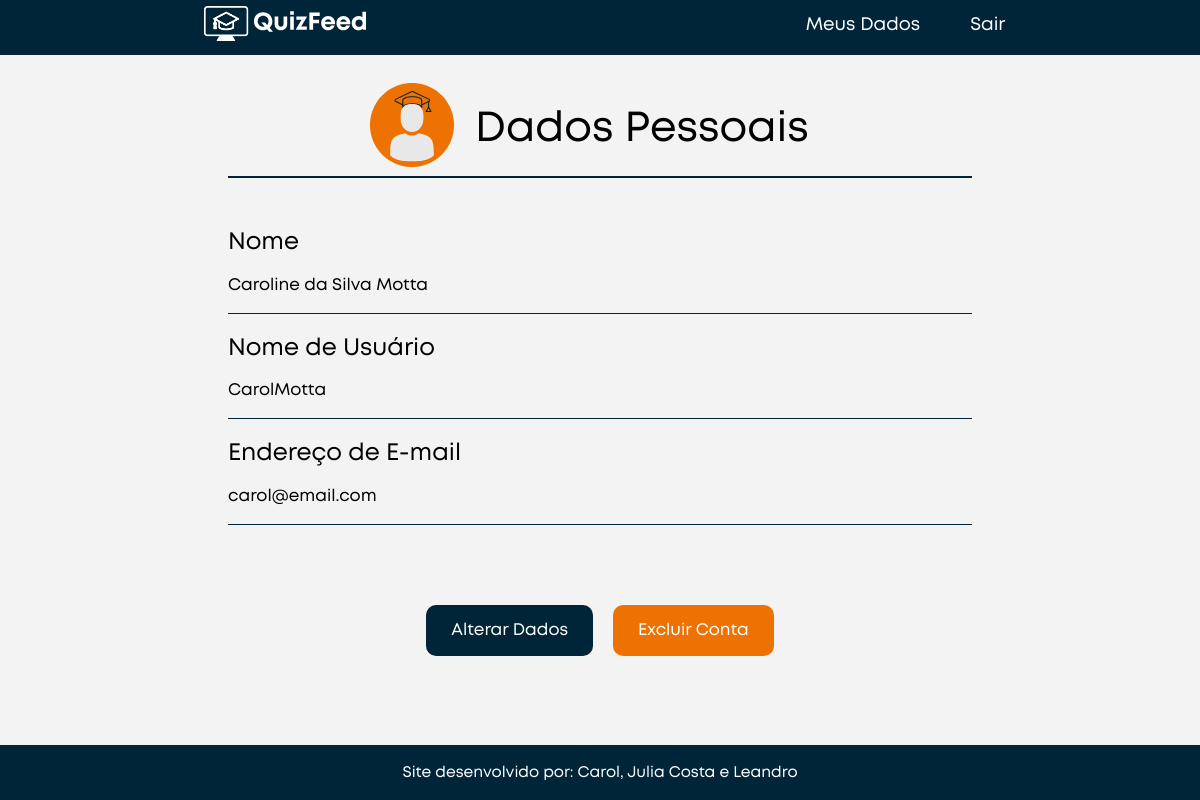
Page /lista_usuarios.php (signed in) on the earlier database version.
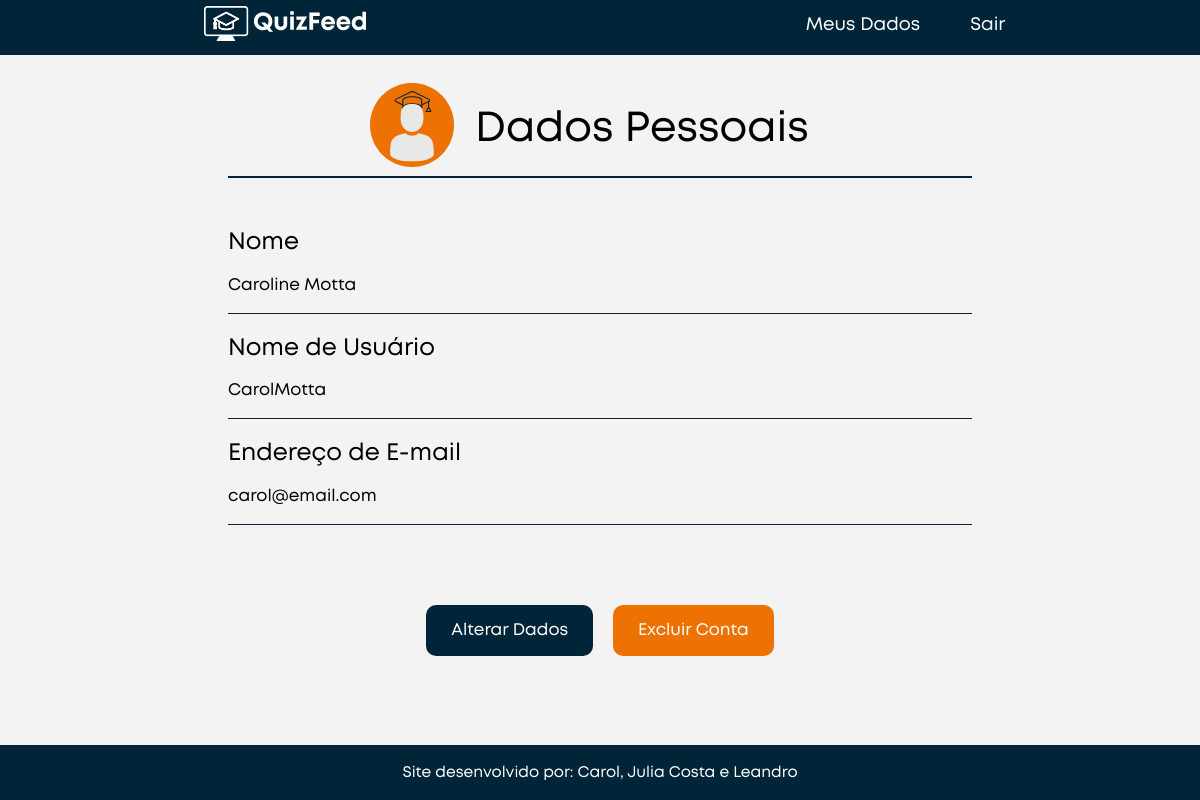
Same page on the later database version.
### tables this page shows
CREATE TABLE IF NOT EXISTS `usuariocomum` (
  `email_usuario` varchar(50) NOT NULL,
  `nome_usuario` varchar(50) NOT NULL,
  PRIMARY KEY (`email_usuario`)
);

CREATE TABLE IF NOT EXISTS `usuario` (
  `nome` varchar(100) NOT NULL,
  `email` varchar(50) NOT NULL,
  `senha` varchar(50) NOT NULL,
  `permissao` int(1) NOT NULL,
  PRIMARY KEY (`email`) USING BTREE
);

### lista_usuarios.php (the view, shortened to what this page needs)
<!DOCTYPE html>
<html lang="pt-br">
<head>
    <?php include './inc/head.inc' ?>
    <link rel="stylesheet" href="./Bootstrap/bootstrap.min.css" />
    <link rel="stylesheet" href="./style/dados.css">
</head>
<body>
  <?php
    include 'conexao.php';
    include './inc/menu.inc';
  ?>
  <main>
    <?php
      if($_SESSION["permissao"] == 1){
        $select = 'SELECT nome_usuario, email_usuario FROM usuariocomum';
        echo '
          <div class="filtro">
            <h3>Filtrar usuários</h3>
            <form method="POST" action="lista_usuarios.php">
              <input type="text" name="nome_usuario" id="nome_usuario" placeholder="Nome de Usuário" />
              <button>Pesquisar Usuário</button>
              <div id="msg"></div>
            </form>
          </div>
        ';
        if(!empty($_POST)){
          $select .= " WHERE(1=1)";
          if($_POST["nome_usuario"] != ""){
              $nome_usuario = $_POST["nome_usuario"];
              $select .= " AND nome_usuario like '$nome_usuario'";
          }
        }
        echo '<span id="msg"></span>';
        $resultado = mysqli_query($conexao,$select);
        $i = 0;
        while($linha = mysqli_fetch_assoc($resultado)){
          if($linha["nome_usuario"] != 'admin'){
            echo '
              <div class="data-user-details-adm">
                <div class="data-user-details-items-adm">
                  <p>@'.$linha["nome_usuario"].' </p>
                </div>
                <div class="data-user-details-items-adm">
                  <button class="data-user-adm alterar" value="'.$linha["email_usuario"].'" data-toggle="modal" data-target="#alterarDados">Ver mais</button>
                  <button class="data-user-delete-adm" id="user-delete" value="'.$linha["email_usuario"].'" data-toggle="modal" data-target="#excluirConta">Excluir Conta</button>
                </div>
              </div>
              ';
              $i++;
          }
        }
        if($i == 0){
          echo '<h2>Não há usuários cadastrados</h2>';
        }
      }
      else if($_SESSION["permissao"] == 2){
        $selectUsuario = "SELECT nome, email, nome_usuario FROM usuario INNER JOIN usuariocomum ON usuario.email = usuariocomum.email_usuario WHERE email='".$_SESSION["email"]."'";
        $resultado = mysqli_query($conexao,$selectUsuario);
        echo '
            <div class="data-user-title">
              <img src="assets/dados.svg" Alt="user" class="icon-user"/>
              <h1>Dados Pessoais</h1>
            </div>
            <div id="msg"></div>
            <div id="data-user">
        ';
              while($linha = mysqli_fetch_assoc($resultado)){
                echo '
                  <div class="data-user-details">
                    <div class="data-user-details-items">
                      <h3>Nome</h3>
                      <p id="nome-user">'.$linha["nome"].' </p>
                    </div>
                    <div class="data-user-details-items">
                      <h3>Nome de Usuário</h3>
                      <p id="nome-usuario-user">'.$linha["nome_usuario"].' </p>
                      <div id="erro_nome"></div>
                    </div>
                    <div class="data-user-details-items">
                      <h3>Endereço de E-mail</h3>
                      <p id="email-user">'.$linha["email"].'</p>
                      <div id="erro_email"></div>
                    </div>
                  </div>
                  <div class="buttons-action">
                      <button class="data-user-action alterar" value="'.$linha["email"].'" data-toggle="modal" data-target="#alterarDados">Alterar Dados</button>
                      <button class="data-user-delete" id="user-delete" value="'.$linha["email"].'" data-toggle="modal" data-target="#excluirConta">Excluir Conta</button>
                  </div>
                ';
              }
        echo '</div>';
      }
    ?>
  </main>
  <?php
    include './inc/footer.inc';
  ?>
</body>
</html>

### inc/head.inc (shortened to what this page needs)
<link rel="stylesheet" href="./style/main.css">
<link rel="stylesheet" href="./style/menu_mobile.css">

### inc/menu.inc
<?php
    echo '
        <header>
            <nav>
                <div><a href="home.php"><img src="./assets/logo.svg" alt="logo" class="logo"></a></div>
                <button id="js-open-menu" class="menu-button">
                    <i class="menu-icon"></i>
                </button>
                <ul class="menu">
                ';
                if($_SESSION["permissao"] == 2){
                    echo '<li><a href="lista_usuarios.php">Meus Dados</a></li>';
                }
                echo '
                    <li><a href="logout.php">Sair</a></li>
                </ul>
            </nav>
        </header>
    ';
?>

### inc/footer.inc
<footer>
    <span> Site desenvolvido por: Carol, Julia Costa e Leandro</span>
</footer>

### style/main.css (style rules this page uses)
:root { --azul: #002539; --laranja: #ed7201; }
* { box-sizing: border-box; font-family: "Mont"; }
html { font-size: 14px; }
body { margin: 0; padding: 0; background: #f3f3f3; }
header { width: 100%; top: 0; z-index: 100; height: 55px; }
header nav { margin: 0 auto; display: flex; align-items: center; justify-content: space-around; }
header nav .menu { display: flex; align-items: center; }
header nav .menu li a { display: block; color: white; font-weight: 600; font-size: 1.3rem; }
.logo { width: 13rem; height: 2.5rem; }
ul { list-style: none; }
button { outline: none; }
a { text-decoration: none; color: inherit; }
footer { display: flex; align-items: center; justify-content: center; height: 55px; width: 100%; padding: 15px; background-color: var(--azul); text-align: center; color: white; font-size: 1.1rem; }

### style/dados.css (style rules this page uses)
header { background: var(--azul); }
header nav .menu li:last-child { margin-left: 50px; }
main { display: flex; flex-direction: column; justify-content: flex-start; align-items: center; text-align: center; max-width: 800px; margin: auto; padding: 2rem; min-height: calc(100vh - 110px); }
main .data-user-title { display: flex; justify-content: center; flex-wrap: wrap; width: 100%; border-bottom: 2px solid var(--azul); }
main .data-user-title h1 { display: flex; justify-content: center; align-items: center; text-align: center; font-size: 3rem; font-weight: bold; padding: 0 1.5rem; margin: 20px 0; }
main .data-user-title .icon-user { height: 6rem; width: 6rem; }
main #data-user { width: 100%; display: flex; flex-direction: column; align-items: center; }
main .data-user-details { display: flex; flex-direction: column; justify-content: center; margin: 50px; width: 100%; }
main .data-user-details .data-user-details-items { display: flex; flex-direction: column; align-items: flex-start; border-bottom: 1px solid var(--azul); margin-bottom: 20px; }
main .data-user-details .data-user-details-items h3 { font-size: 1.7rem; margin: 0; }
main .data-user-details .data-user-details-items p { font-size: 1.2rem; }
main .buttons-action { display: flex; align-items: center; justify-content: center; flex-wrap: wrap; }
main .data-user-action, main .data-user-delete { padding: 15px 25px; margin: 10px; border-radius: 10px; border: none; color: white; font-weight: bold; font-size: 1.2rem; cursor: pointer; }
main .data-user-action { background: var(--azul); }
main .data-user-delete { background: var(--laranja); }

Differences in the rows shown:
changed through a linked row, usuariocomum "CarolMotta": email_usuario.nome "Caroline da Silva Motta" → "Caroline Motta"
